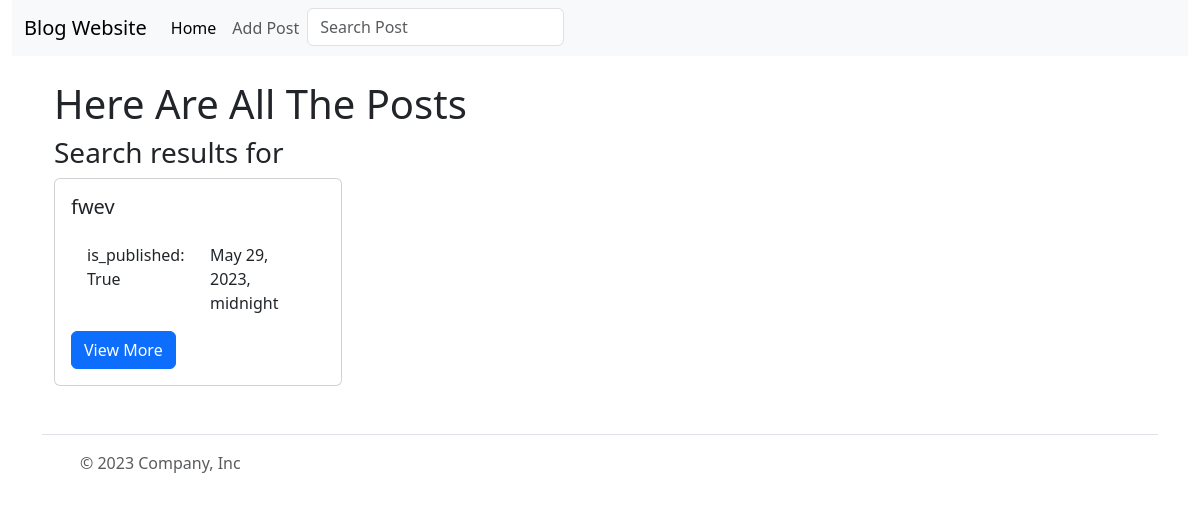
Page /games/search/ on the earlier database version.
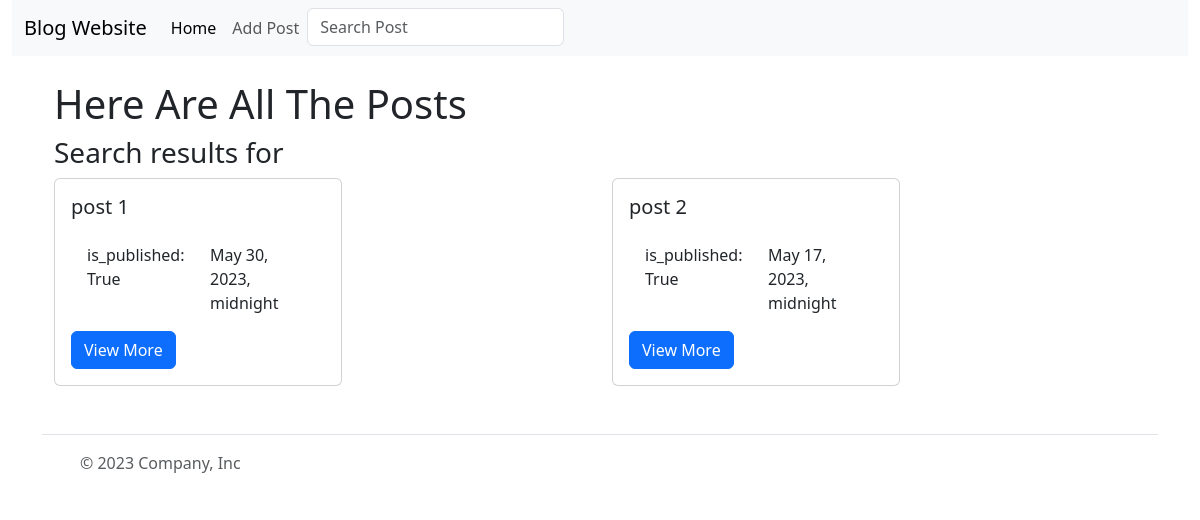
Same page on the later database version.
### main_app/models.py (models this page shows)
class Post(models.Model):
    title = models.CharField(max_length=100)
    content = models.TextField()
    is_published = models.BooleanField()
    publish_date = models.DateTimeField()

### main_app/views.py (the view)
# urls.py: path("games/search/", views.search_page, name="search_page"),
def search_page(request:HttpRequest):
    search_phrase = request.GET.get("search", "")
    posts = Post.objects.filter(title__contains=search_phrase, is_published=True)
    return render(request, "main_app/search_page.html", {"posts" : posts})

### main_app/templates/main_app/search_page.html (shortened to what this page needs)
{% extends 'main_app/base.html' %}
{% block content %}
<h1>Here Are All The Posts</h1>
<h3>Search results for </h3>
<div class="row">
    {% for post in posts %}
        <div class="col">
            <div class="card" style="width: 18rem;">
                <div class="card-body">
                <h5 class="card-title">{{ post.title }}</h5>
                <div class="card-body">
                    <div class="row">
                        <div class="col">is_published: {{post.is_published}}</div>
                        <div class="col">{{post.publish_date}}</div>
                    </div>
                </div>
                <a href="{% url 'main_app:post_detail' post.id %}" class="btn btn-primary">View More</a>
                </div>
            </div>
        </div>
    {% endfor %}
</div>
{% endblock %}

### main_app/templates/main_app/base.html (shortened to what this page needs)
<!doctype html>
<html lang="en">
  <head>
    <link href="https://cdn.jsdelivr.net/npm/bootstrap@5.3.0-alpha3/dist/css/bootstrap.min.css" rel="stylesheet">
  </head>
  <body>
    <div class="container-fluid">
        <nav class="navbar navbar-expand-lg bg-body-tertiary">
            <div class="container-fluid">
              <a class="navbar-brand" href="#">Blog Website</a>
              <div class="collapse navbar-collapse" id="navbarNav">
                    <ul class="navbar-nav">
                    <li class="nav-item">
                        <a class="nav-link active" aria-current="page" href="/">Home</a>
                    </li>
                    <li class="nav-item">
                        <a class="nav-link" href="{% url 'main_app:add_post' %}">Add Post</a>
                    </li>
                    <div  class="nav-item" >
                        <div class="form-outline">
                            <form action="{% url 'main_app:search_page' %}" method="GET" role="search" >
                          <input type="search" name="search" id="form1" class="form-control" placeholder="Search Post"/>
                        </form>
                        </div>
                      </div>
                    </ul>
              </div>
            </div>
          </nav>
            <div class="container p-4">
            {% block content%}
            {% endblock %}
            </div>
        <div class="container">
            <footer class="d-flex flex-wrap justify-content-between align-items-center py-3 my-4 border-top">
              <div class="col-md-4 d-flex align-items-center">
                <a href="/" class="mb-3 me-2 mb-md-0 text-body-secondary text-decoration-none lh-1">
                  <svg class="bi" width="30" height="24"><use xlink:href="#bootstrap"></use></svg>
                </a>
                <span class="mb-3 mb-md-0 text-body-secondary">© 2023 Company, Inc</span>
              </div>
              <ul class="nav col-md-4 justify-content-end list-unstyled d-flex">
                <li class="ms-3"><a class="text-body-secondary" href="#"><svg class="bi" width="24" height="24"><use xlink:href="#twitter"></use></svg></a></li>
                <li class="ms-3"><a class="text-body-secondary" href="#"><svg class="bi" width="24" height="24"><use xlink:href="#instagram"></use></svg></a></li>
                <li class="ms-3"><a class="text-body-secondary" href="#"><svg class="bi" width="24" height="24"><use xlink:href="#facebook"></use></svg></a></li>
              </ul>
            </footer>
          </div>
    </div>
  </body>
</html>

Differences in the rows shown:
changed Post: title "fwev" → "post 1"; publish_date "May 29, 2023, midnight" → "May 30, 2023, midnight"
added Post: title "post 2", is_published "True", publish_date "May 17, 2023, midnight"
